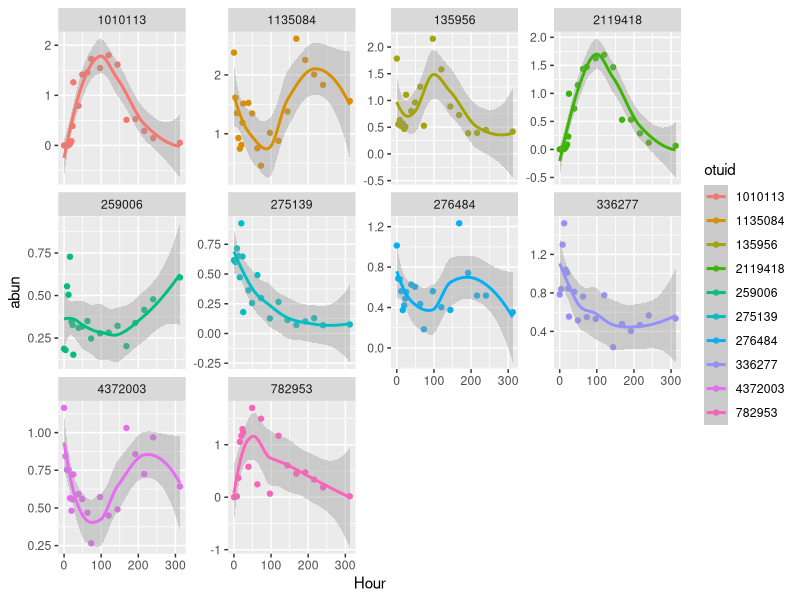

Source code (R):
#set working directory
setwd("/Users/sgamoney/Google Drive/mouse_microbiome/")

#load necessary packages -- "library" or "require"
require(tidyverse)
require(data.table)

#load data
abun_raw <- fread("2016_10_13_run2_otus.csv")
abun <- abun_raw
abun[345,4719] <- 0
abun <- abun %>%
  select(-Run, -Day, -Reads) %>%
  rename(Cage = `Cage#`) %>%
  gather(otuid, abun, -SampleID, -Cage, - Abx, -Dose, -Hour, -Cohoused, -Pair) %>%
  group_by(SampleID) %>%
  mutate(abun = abun/sum(abun))

#demo plots
tempz <- abun %>%
  group_by(otuid, Hour) %>%
  summarise(abun = sum(abun)) %>%
  group_by(otuid) %>%
  mutate(total = sum(abun)) %>%
  filter(total > 7)

ggplot(tempz, aes(x = Hour, y = abun, color = otuid)) +
  geom_point() +
  stat_smooth() +
  facet_wrap(~otuid, scale = 'free_y')
